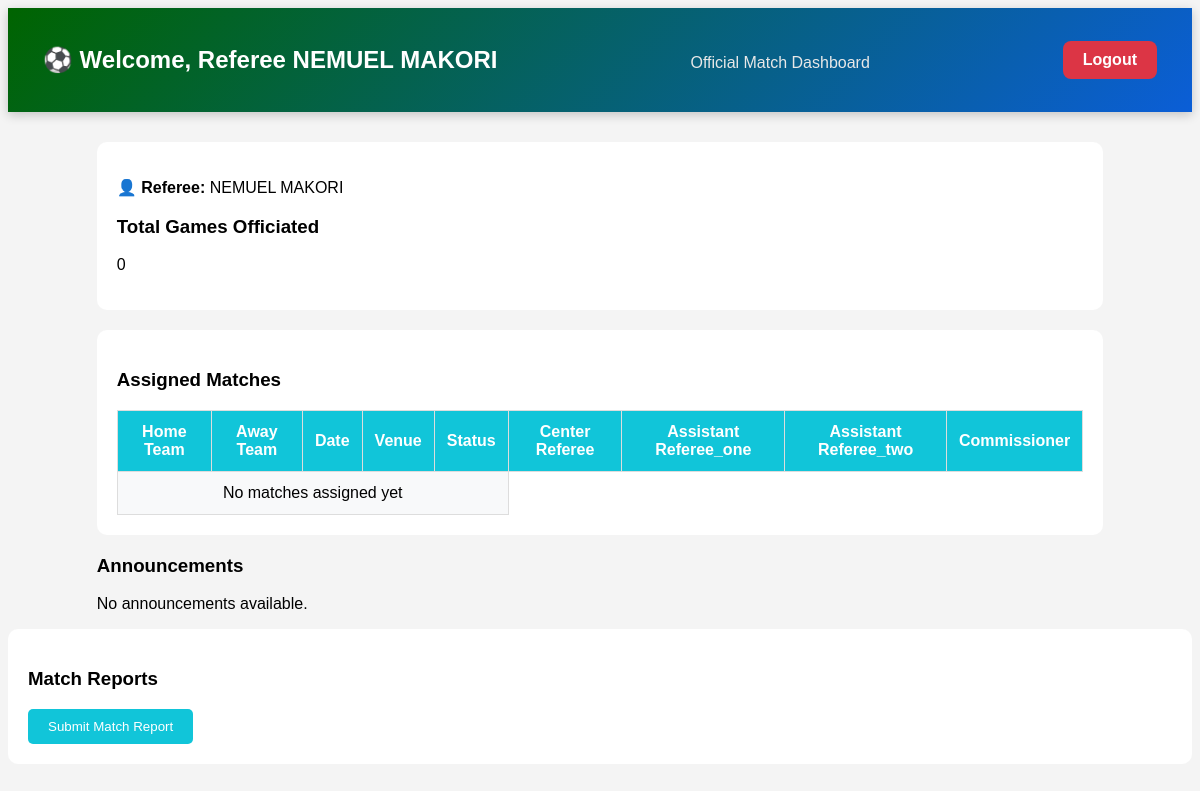
Page /referee-dashboard/ (signed in) on the earlier database version.
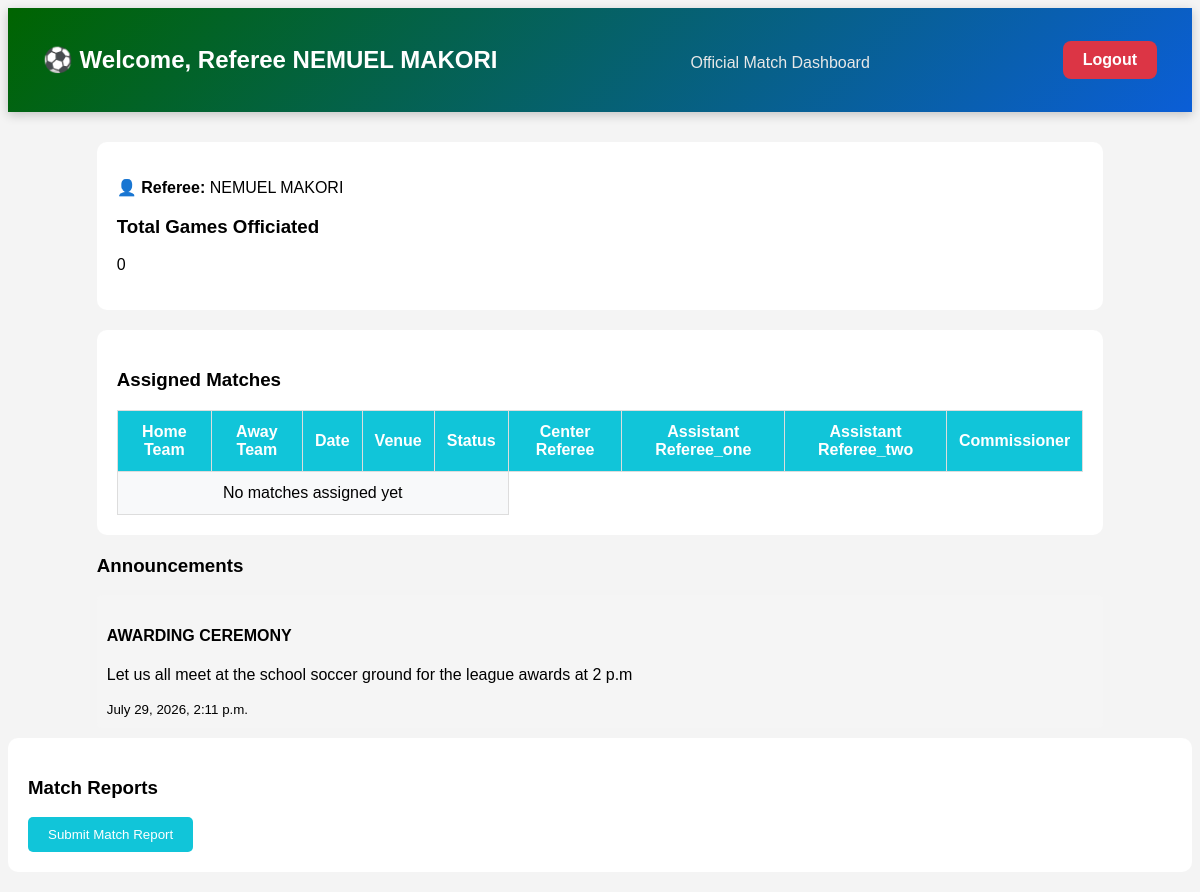
Same page on the later database version.
### notifications/models.py (models this page shows, shortened)
class Announcement(models.Model):
    AUDIENCE_CHOICES = (
        ('all', 'All Users'),
        ('coaches', 'Coaches Only'),
        ('referees', 'Referees Only'),
    )
    audience = models.CharField(
        max_length=20,
        choices=AUDIENCE_CHOICES,
        default='all')
    title = models.CharField(max_length=200)
    message = models.TextField()
    created_at = models.DateTimeField(auto_now_add=True)

### teams/views.py (the view)
def referee_dashboard(request):
    referee = request.user
    assigned_matches = Match.objects.filter(
        models.Q(center_referee=request.user ) |
        models.Q(assistant_referee_one=request.user ) |
        models.Q(assistant_referee_two=request.user ) |
        models.Q(match_commissioner=request.user )
    ).order_by('match_date')
    announcements = Announcement.objects.filter(
        audience__in=['all', 'referees']
    ).order_by('-created_at')
    games_officiated = Match.objects.filter(
        Q(center_referee=request.user) |
        Q(assistant_referee_one=request.user) |
        Q(assistant_referee_two=request.user),
        status="Completed"
    ).distinct().count()
    context = {
        'assigned_matches': assigned_matches,
        'announcements': announcements,
        'games_officiated': games_officiated,
    }
    return render(
        request,
        'teams/referee_dashboard.html',
        context
    )

### notifications/context_processors.py (called while the page is built)
def admin_notifications(request):
    return {
        'unread_notifications':
        AdminNotification.objects.filter(
            is_read=False
        ).count()
    }

### templates/teams/referee_dashboard.html (shortened to what this page needs)
<!DOCTYPE html>
<html>
<head>
</head>
<body>
<div style="
background:linear-gradient(135deg, #006400, #0b5ed7);
color:white;
padding:18px 35px;
display:flex;
justify-content:space-between;
align-items:center;
box-shadow:0 3px 10px rgba(0,0,0,.2);
">
    <h2>⚽ Welcome, Referee {{ request.user.first_name }}</h2>
    <p style="margin:6px 0 0 0;color:#e8e8e8;font-size:16px;">
        Official Match Dashboard
    </p>
    <a href="/logout/"
       style="
       background:#dc3545;
       color:white;
       padding:10px 20px;
       text-decoration:none;
       border-radius:8px;
       font-weight:bold;">
        Logout
    </a>
</div>
<div class="container">
    <div class="card">
        <p><strong>👤 Referee:</strong> {{ request.user.first_name }}</p>
        <h3>Total Games Officiated</h3>
        <p>{{ games_officiated }}</p>
    </div>
    <div class="card">
    <h3>Assigned Matches</h3>
    <table>
        <tr>
            <th>Home Team</th>
            <th>Away Team</th>
            <th>Date</th>
            <th>Venue</th>
            <th>Status</th>
            <th>Center Referee</th>
            <th>Assistant Referee_one</th>
            <th>Assistant Referee_two</th>
            <th>Commissioner</th>
        </tr>
        {% for match in assigned_matches %}
        <tr>
            <td>{{ match.home_team }}</td>
            <td>{{ match.away_team }}</td>
            <td>{{ match.match_date }}</td>
            <td>{{ match.venue }}</td>
            <td>{{ match.status }}</td>
            <td>{{ match.center_referee }}</td>
            <td>{{ match.assistant_referee_one }}</td>
            <td>{{ match.assistant_referee_two}}</td>
            <td>{{ match.match_commissioner }}</td>
        </tr>
        {% empty %}
        <tr>
            <td colspan="5">No matches assigned yet</td>
        </tr>
        {% endfor %}
    </table>
</div>
<h3>Announcements</h3>
{% for announcement in announcements %}
    <div style="background:#f5f5f5; padding:10px; margin-bottom:10px; border-radius:5px;">
        <h4>{{ announcement.title }}</h4>
        <p>{{ announcement.message }}</p>
        <small>{{ announcement.created_at }}</small>
    </div>
    {% empty %}
        <p>No announcements available.</p>
        {% endfor %}
    </div>
    <div class="card">
        <h3>Match Reports</h3>
    <a href="{% url 'submit_match_report' %}">
        <button>
            Submit Match Report
        </button>
    </div>
</body>
</html>

Differences in the rows shown:
added Announcement: title "AWARDING CEREMONY", message "Let us all meet at the school soccer ground for the league awards at 2 p.m", created_at "July 29, 2026, 2:11 p.m."
Other differences:
text no longer shown: "No announcements available."
